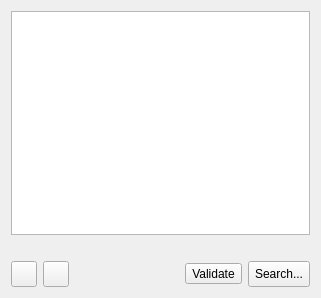
<?xml version="1.0" encoding="UTF-8"?>
<ui version="4.0">
 <class>Form</class>
 <widget class="QWidget" name="Form">
  <property name="geometry">
   <rect>
    <x>0</x>
    <y>0</y>
    <width>321</width>
    <height>298</height>
   </rect>
  </property>
  <property name="windowTitle">
   <string>Form</string>
  </property>
  <layout class="QVBoxLayout" name="verticalLayout">
   <item>
    <widget class="QListWidget" name="toolchainList"/>
   </item>
   <item>
    <widget class="QLabel" name="infoLabel">
     <property name="text">
      <string/>
     </property>
     <property name="wordWrap">
      <bool>true</bool>
     </property>
    </widget>
   </item>
   <item>
    <layout class="QHBoxLayout" name="horizontalLayout">
     <item>
      <widget class="QToolButton" name="addButton">
       <property name="minimumSize">
        <size>
         <width>26</width>
         <height>26</height>
        </size>
       </property>
       <property name="maximumSize">
        <size>
         <width>26</width>
         <height>26</height>
        </size>
       </property>
       <property name="text">
        <string/>
       </property>
       <property name="icon">
        <iconset resource="../bertos.qrc">
         <normaloff>:/images/listadd.png</normaloff>:/images/listadd.png</iconset>
       </property>
       <property name="iconSize">
        <size>
         <width>16</width>
         <height>16</height>
        </size>
       </property>
      </widget>
     </item>
     <item>
      <widget class="QToolButton" name="removeButton">
       <property name="minimumSize">
        <size>
         <width>26</width>
         <height>26</height>
        </size>
       </property>
       <property name="maximumSize">
        <size>
         <width>26</width>
         <height>26</height>
        </size>
       </property>
       <property name="text">
        <string/>
       </property>
       <property name="icon">
        <iconset resource="../bertos.qrc">
         <normaloff>:/images/listremove.png</normaloff>:/images/listremove.png</iconset>
       </property>
       <property name="iconSize">
        <size>
         <width>16</width>
         <height>16</height>
        </size>
       </property>
      </widget>
     </item>
     <item>
      <spacer name="horizontalSpacer">
       <property name="orientation">
        <enum>Qt::Horizontal</enum>
       </property>
       <property name="sizeHint" stdset="0">
        <size>
         <width>40</width>
         <height>20</height>
        </size>
       </property>
      </spacer>
     </item>
     <item>
      <widget class="QToolButton" name="checkButton">
       <property name="text">
        <string>Validate</string>
       </property>
      </widget>
     </item>
     <item>
      <widget class="QToolButton" name="searchButton">
       <property name="minimumSize">
        <size>
         <width>26</width>
         <height>26</height>
        </size>
       </property>
       <property name="maximumSize">
        <size>
         <width>16777215</width>
         <height>26</height>
        </size>
       </property>
       <property name="text">
        <string>Search...</string>
       </property>
      </widget>
     </item>
    </layout>
   </item>
  </layout>
 </widget>
 <resources>
  <include location="../bertos.qrc"/>
 </resources>
 <connections/>
</ui>
